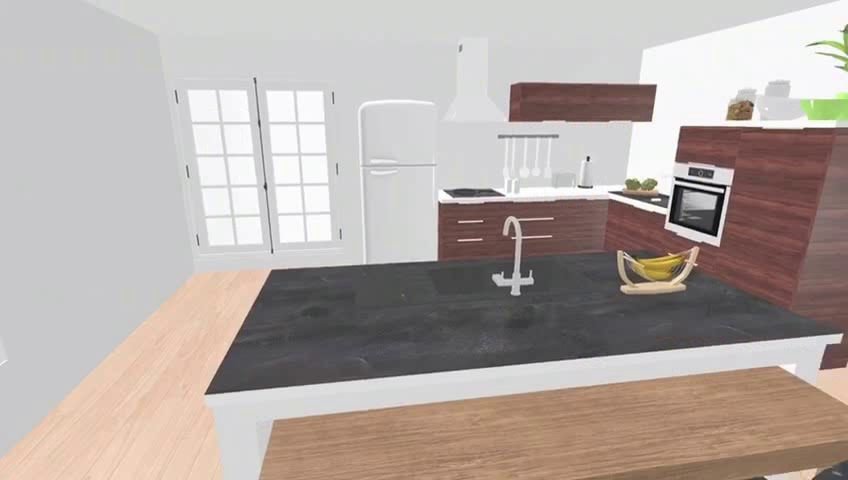
#> input picture frame 9 of landmarks_videos/landmarks_0.avi, 848 x 480 px, given in place of final_test_video.mp4, which was not available
$ jupyter execute --allow-errors Practica2.ipynb   (text cells are left out)
#> lines starting #> are read from the running program, lines starting #| are printed output that depends on the picture; pictures that were not available may be replaced by others from this repository, and a replacement may not be noted
#> further down, frame is the input picture: shape (480, 848, 3); mean B, G, R 164.7, 169.2, 179.9
[cell 1]
import cv2
import numpy as np
import glob
import os
import matplotlib.pyplot as plt
import pickle
import pathlib
import random


directory = "D:\\Robots\\git\\PracticaRobots2\\" # cambiar aqui
# directory = '/home/angel/Escritorio/Máster/Robots/Practica2/PracticaRobots2/'

#> (a cell that did not finish here is left out)

[cell 3]
cap = cv2.VideoCapture(directory + 'landmarks_videos/all_landmarks_one_direction.mp4') # cambiar aqui

image_count = [45,43,64,62,48,71,64,63,65]

while(True):

    ret, frame = cap.read()

    if ret:


        cv2.imshow('habitacion_roja',frame)

        k = cv2.waitKey(10) # a mayor numero mas lento va
#> (key q is pressed here)
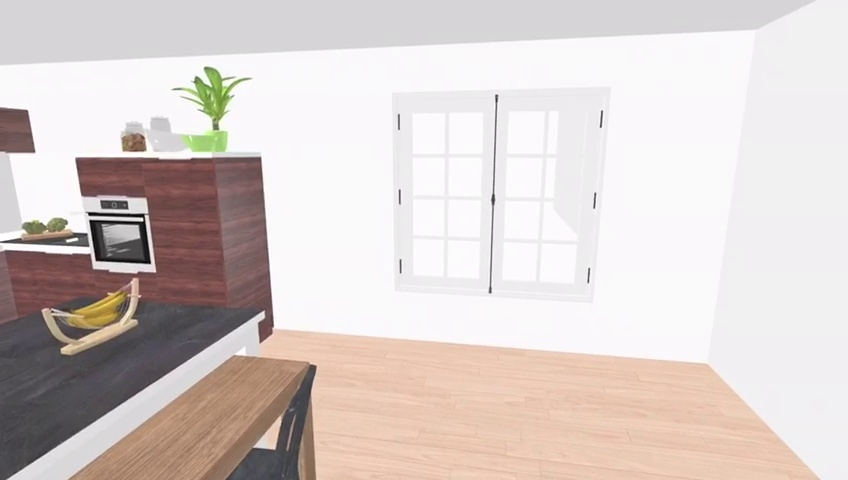
#> input picture landmarks_img/0/landmark_0_frame_1.jpg, 848 x 480 px
#> further down, image_org is the input picture: PIL image 848x480 RGB; mean R, G, B 216.2, 206.2, 202.8
#> `pix_mean1 = ImageStat.Stat(image_org).mean`: pix_mean1 = [216.2, 206.2, 202.8]
        if k & 0xFF == ord('q'):
            break

        if k >= 48 and k <= 57:
            cv2.imwrite(directory + "landmarks_img/" + str(int(k) - 48) + "/landmark_" + str(int(k) - 48) + "_frame_" + str(image_count[int(k) - 48]) +".jpg", frame) # cambiar aqui
            image_count[int(k) - 48] += 1


#         if k==32:    # tecla espacio

#             # ojito que esto sobreescribe si hay una imagen ya...
#             cv2.imwrite(directory + "pruebas/prueba_estatico/landmark_0_" + str(image_count) + ".jpg", frame) # cambiar aqui
#             image_count+=1
    else:
        break


cap.release()
cv2.destroyAllWindows()

#> (a cell that did not finish here is left out)

[cell 5]
avg_landmark = [np.zeros((256,1), dtype=np.double)] * 9
count_img = [0] * 9

#> (the rest of this cell did not finish here and is left out)

[cell 6]
from PIL import Image, ImageStat

#> (the rest of this cell did not finish here and is left out)

[cell 7]
filenames = [img for img in glob.glob(directory + "landmarks_img/"+ str(0) + "/*.jpg")]
filenames.sort()

random.shuffle(filenames)

[cell 8]
import shutil
import os
# print(os.path.basename(your_path))

validation_percentaje = 0.20
destination = directory + "landmarks_img/validation/"

for i in range(9):
    validation_items = int(validation_percentaje * len(filenames))
    filenames = [img for img in glob.glob(directory + "landmarks_img/"+ str(i) + "/*.jpg")]
    random.shuffle(filenames)

    validation_images = filenames[:validation_items]

    for img in validation_images:
        shutil.move(img, destination + os.path.basename(img))

[cell 9]
# [29 lines left out: function load_images, not called in this run]

[cell 10]
estas_seguro = False

if estas_seguro: # por si acaso lo ejecutamos sin querer
    for l in range(1,10):
        f = 0
        for path in pathlib.Path(directory + 'landmarks_img/'+ str(l)).iterdir():
            if path.is_file():

                old_name = path.stem

                old_extension = path.suffix

                new_name = 'landmark_' + str(l-1) + '_frame_' + str(f) + old_extension

                path.rename(pathlib.Path(directory + 'landmarks_img/'+ str(l), new_name))
                f+=1

[cell 11]
# codigo para cargar el archivo
def load_pickle(filename):
    return pickle.load(open(filename, 'rb'))

[cell 12]
# blanco y negro
all_hist = []

output_dimension = (848, 480)

hist_dict = {}

for i in range(9):

    filenames = [img for img in glob.glob(directory + "landmarks_img/"+ str(i) + "/*.jpg")]
    filenames.sort()

    images    = [cv2.imread(img, cv2.IMREAD_GRAYSCALE) for img in filenames]
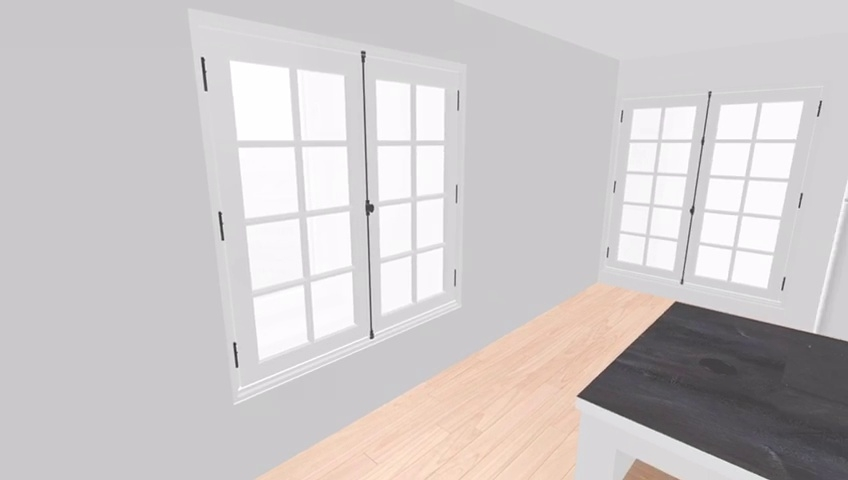
#> input picture landmarks_img/0/landmark_0_frame_10.jpg, 848 x 480 px
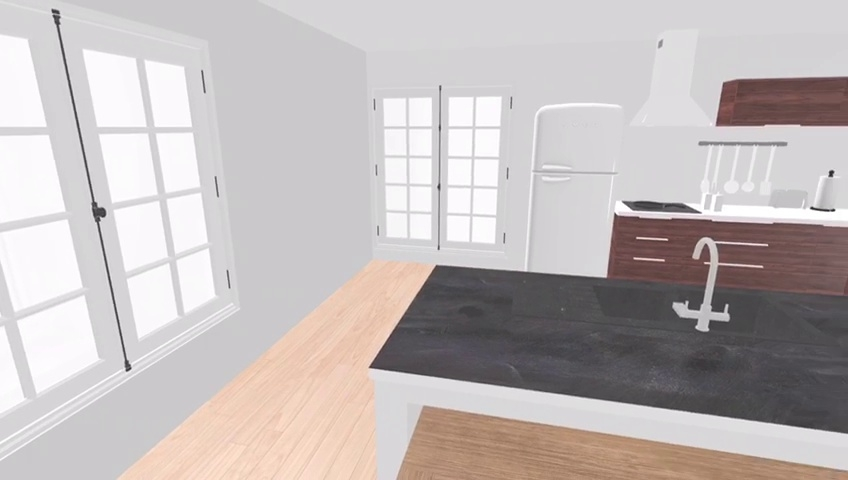
#> input picture landmarks_img/0/landmark_0_frame_14.jpg, 848 x 480 px
#> images = 3 items
    img_names = [os.path.basename(img)                 for img in filenames]

    for i, img in enumerate(images):
        res_img = cv2.resize(img, output_dimension, interpolation=cv2.INTER_CUBIC)

        hist = cv2.calcHist([img],[0],None,[256],[0,256])
        hist_norm = hist / (output_dimension[0] * output_dimension[1])

        name = img_names[i]
        hist_dict[name] = hist_norm
#> this loop made 3 passes
#> name on passes 1 to 3: 'landmark_0_frame_1.jpg', 'landmark_0_frame_10.jpg', 'landmark_0_frame_14.jpg'
#> pass 1, `res_img = cv2.resize(img, output_dimension, interpolation=cv2.INTER_CU..`:
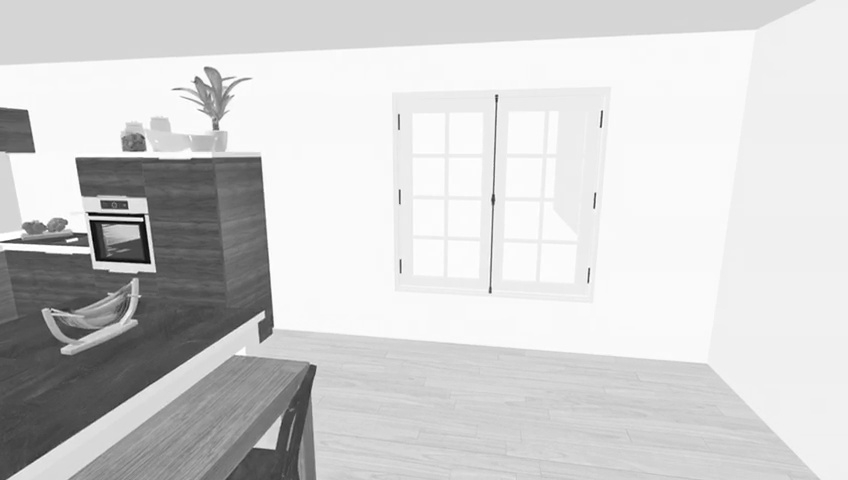
#> res_img: shape (480, 848); min 0, max 255, mean 208.8
#> pass 2, `res_img = cv2.resize(img, output_dimension, interpolation=cv2.INTER_CU..`:
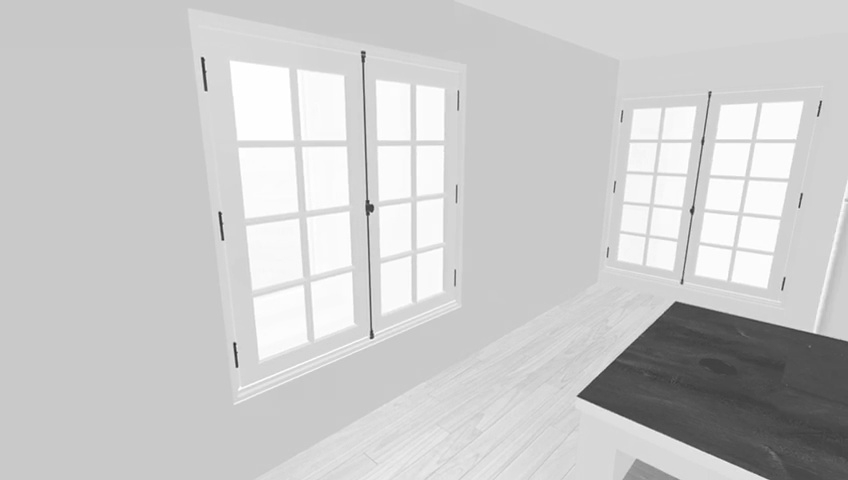
#> res_img: shape (480, 848); min 34, max 255, mean 202
#> pass 3, `res_img = cv2.resize(img, output_dimension, interpolation=cv2.INTER_CU..`:
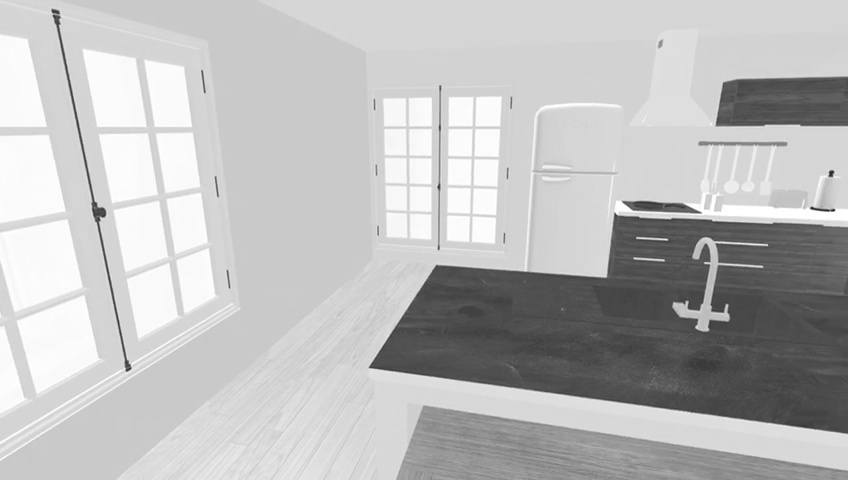
#> res_img: shape (480, 848); min 36, max 255, mean 188
#> after the loop, hist_dict = 3 items

    print(len(hist_dict))
#| 3
#> the loop `for i, img in enumerate(images):` made 3 passes
#> further down, res_img is the input picture: shape (480, 848, 3); mean B, G, R 185.3, 185.8, 193.1
#| 3

# guarda el objeto:
pickle.dump(hist_dict, open('landmarks_histograms/histogram_landmarks_.sav', 'wb'))
# por algun motivo no genera los .sav

[cell 13]
# color
all_hist = []

output_dimension = (848, 480)

hist_dict = {}

#> (the rest of this cell did not finish here and is left out)

#> (a cell that did not finish here is left out)

[cell 15]
# knn blanco y negro
# [17 lines left out: function knn, not called in this run]

[cell 16]
# KNN color
import statistics as stats

# [24 lines left out: function knn, not called in this run]

[cell 17]
# blanco y negro
import statistics as stats

# img = cv2.imread('/home/angel/Escritorio/Máster/Robots/Practica2/PracticaRobots2/landmarks_img/3/landmark_3_frame_25.jpg', cv2.IMREAD_GRAYSCALE)

filenames = [img for img in glob.glob(directory + "landmarks_img/validation/*.jpg")]
filenames.sort()

all_img      = [0,0,0,0,0,0,0,0,0]
aciertos_img = [0,0,0,0,0,0,0,0,0]

for f in filenames:
    img = cv2.imread(f, cv2.IMREAD_GRAYSCALE)
    name = os.path.basename(f)
    landmark = knn(img, hist_dict)

    all_img[int(name[9])] +=1
    if int(name[9]) == int(landmark):
        aciertos_img[int(name[9])] += 1
    else:
        print(name)

    print(name[9], landmark)

print(all_img)
print(aciertos_img)

porcentaje = []

#> (the rest of this cell did not finish here and is left out)

[cell 18]
# color
import statistics as stats

# img = cv2.imread('/home/angel/Escritorio/Máster/Robots/Practica2/PracticaRobots2/landmarks_img/3/landmark_3_frame_25.jpg', cv2.IMREAD_GRAYSCALE)

filenames = [img for img in glob.glob(directory + "landmarks_img/validation/*.jpg")]
filenames.sort()

all_img      = [0,0,0,0,0,0,0,0,0]
aciertos_img = [0,0,0,0,0,0,0,0,0]

for f in filenames:
    img = cv2.imread(f)
    name = os.path.basename(f)
    landmark = knn(img, hist_dict)

    all_img[int(name[9])] +=1
    if int(name[9]) == int(landmark):
        aciertos_img[int(name[9])] += 1
    else:
        print(name)

    print(name[9], landmark)

print(all_img)
print(aciertos_img)

porcentaje = []

#> (the rest of this cell did not finish here and is left out)

[cell 19]
# colorrrrrrrrrr
cap = cv2.VideoCapture(directory + 'final_test_video.mp4') # cambiar aqui
frame_count = 0


result = cv2.VideoWriter('demo.avi',
                         cv2.VideoWriter_fourcc(*'MJPG'),
                         10, output_dimension)


while(True):

    ret, frame = cap.read()

    if ret:

        k = cv2.waitKey(1) # a mayor numero mas lento va
#> (key q is pressed here)
        if k & 0xFF == ord('q'):
            break

        ri = cv2.resize(frame, output_dimension)

        landmark = knn(ri, hist_dict)

        cv2.putText(ri,
                'predict landmark = ' + str(landmark),
                (25, 40),
                cv2.FONT_HERSHEY_SIMPLEX ,0.7,
                (0, 255, 255),
                2,
                cv2.LINE_4)

        cv2.putText(ri,
                'real landmark = ' + str(frames[frame_count]),
                (25, 80),
                cv2.FONT_HERSHEY_SIMPLEX , 0.7,
                (0, 255, 255),
                2,
                cv2.LINE_4)

        result.write(ri)
        cv2.imshow('prueba dinamica colorrrrrrrrrr',ri)
        frame_count +=1
    else:
        break

result.release()

cap.release()
cv2.destroyAllWindows()

[cell 20]
# byn
cap = cv2.VideoCapture(directory + 'final_test_video.mp4') # cambiar aqui

while(True):

    ret, frame = cap.read()

    if ret:
        gray = cv2.cvtColor(frame, cv2.COLOR_BGR2GRAY)
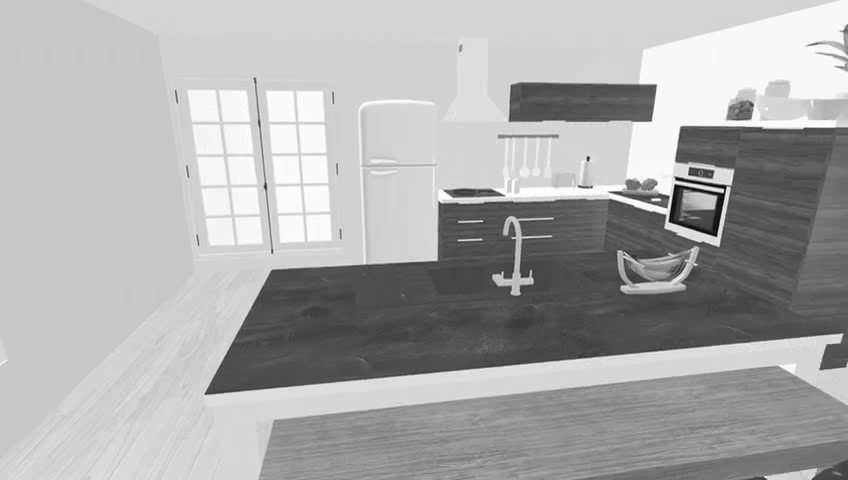
#> gray: shape (480, 848); min 0, max 255, mean 172


        k = cv2.waitKey(1) # a mayor numero mas lento va
#> (key q is pressed here)
        if k & 0xFF == ord('q'):
            break

        ri = cv2.resize(frame, output_dimension)

        landmark = knn(ri, hist_dict)

        cv2.putText(gray,
                'landmark = ' + str(landmark),
                (50, 50),
                cv2.FONT_HERSHEY_SIMPLEX , 1,
                (0, 255, 255),
                2,
                cv2.LINE_4)
        cv2.imshow('prueba dinamica',gray)
    else:
        break


cap.release()
cv2.destroyAllWindows()

$ run again, starting later in the video
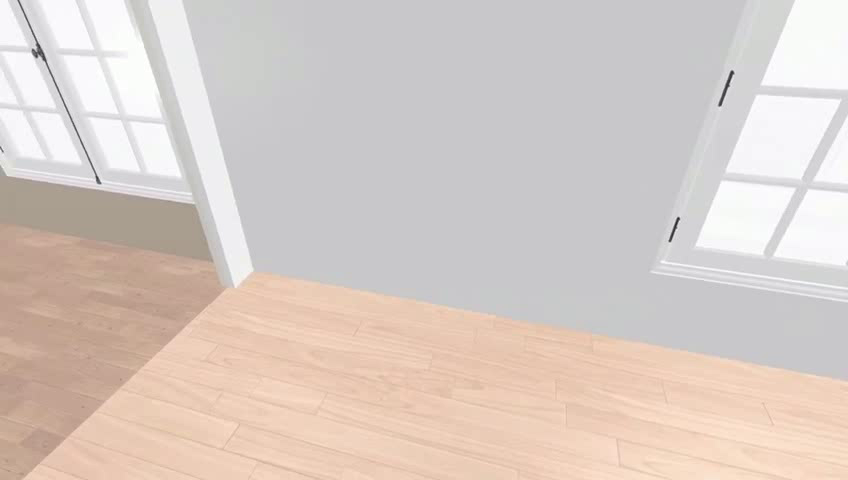
#> input picture frame 44 of landmarks_videos/landmarks_0.avi, 848 x 480 px, given in place of final_test_video.mp4, which was not available
#> frame is the input picture: shape (480, 848, 3); mean B, G, R 197.6, 204.2, 216.4
#> pix_mean1 = [216.2, 206.2, 202.8]
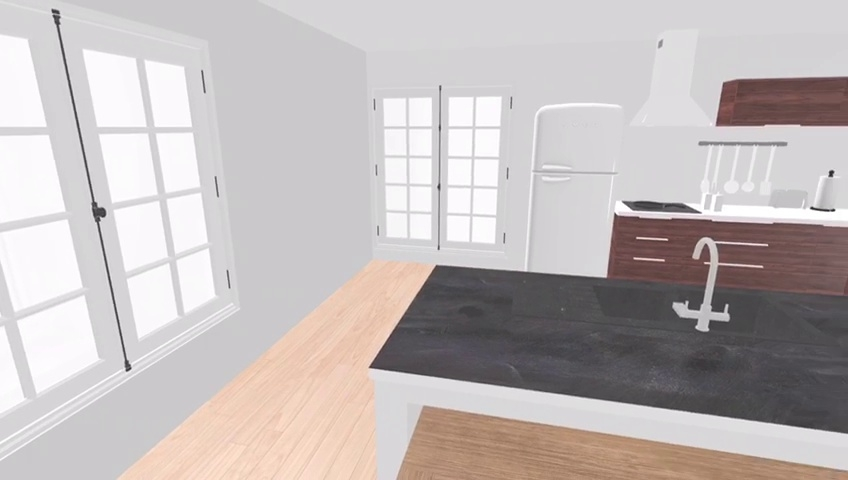
#> input picture landmarks_img/0/landmark_0_frame_14.jpg, 848 x 480 px
#> images = 3 items
#> the loop `for i, img in enumerate(images):` made 3 passes
#> name on passes 1 to 3: 'landmark_0_frame_1.jpg', 'landmark_0_frame_10.jpg', 'landmark_0_frame_14.jpg'
#| 3
#> res_img is the input picture: shape (480, 848, 3); mean B, G, R 185.3, 185.8, 193.1
#| 3
#> `filenames = [img for img in glob.glob(directory + "landmarks_img/valid..`: filenames = []
#> `gray = cv2.cvtColor(frame, cv2.COLOR_BGR2GRAY)`:
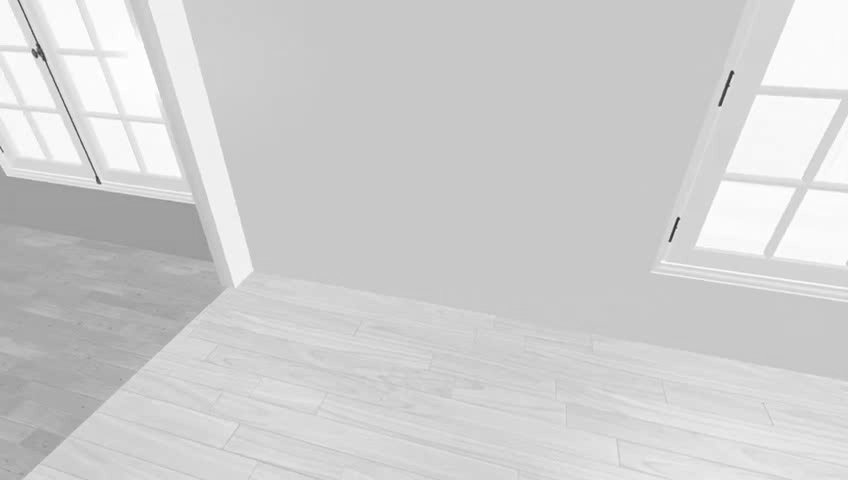
#> gray: shape (480, 848); min 39, max 255, mean 207.3

$ run again, starting later in the video
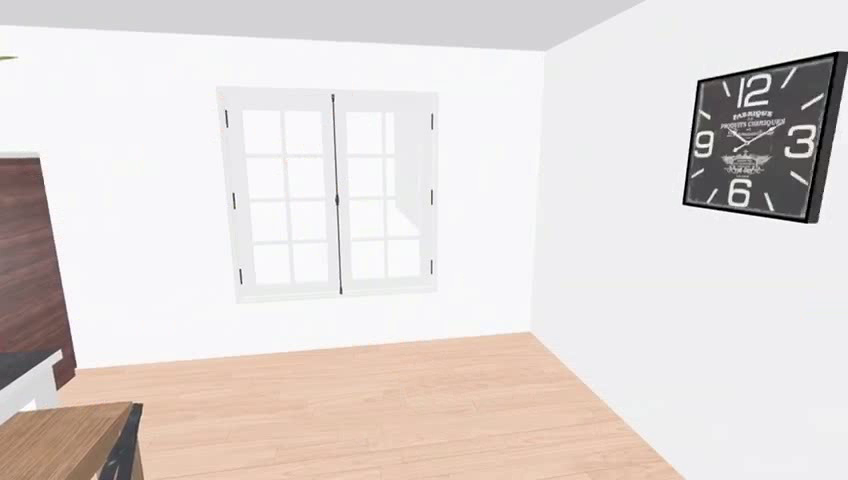
#> input picture frame 78 of landmarks_videos/landmarks_0.avi, 848 x 480 px, given in place of final_test_video.mp4, which was not available
#> frame is the input picture: shape (480, 848, 3); mean B, G, R 215.4, 217.6, 225
#> pix_mean1 = [216.2, 206.2, 202.8]
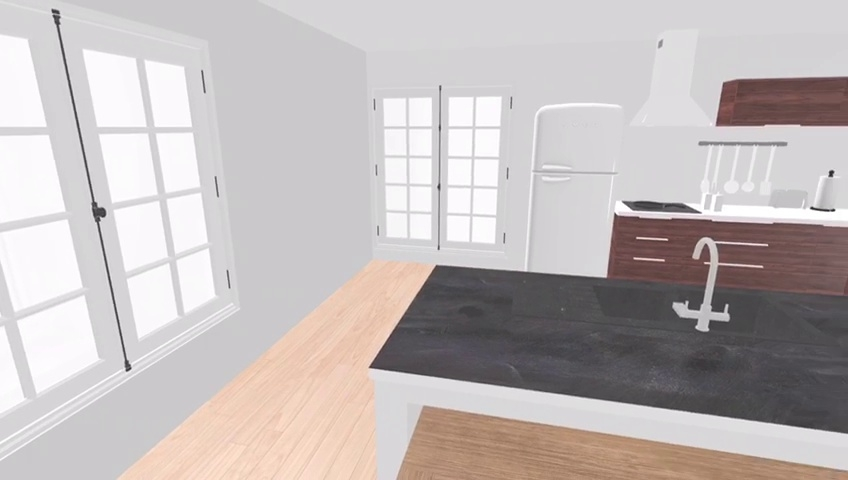
#> input picture landmarks_img/0/landmark_0_frame_14.jpg, 848 x 480 px
#> images = 3 items
#> the loop `for i, img in enumerate(images):` made 3 passes
#> name on passes 1 to 3: 'landmark_0_frame_1.jpg', 'landmark_0_frame_10.jpg', 'landmark_0_frame_14.jpg'
#| 3
#> res_img is the input picture: shape (480, 848, 3); mean B, G, R 185.3, 185.8, 193.1
#| 3
#> `filenames = [img for img in glob.glob(directory + "landmarks_img/valid..`: filenames = []
#> `gray = cv2.cvtColor(frame, cv2.COLOR_BGR2GRAY)`:
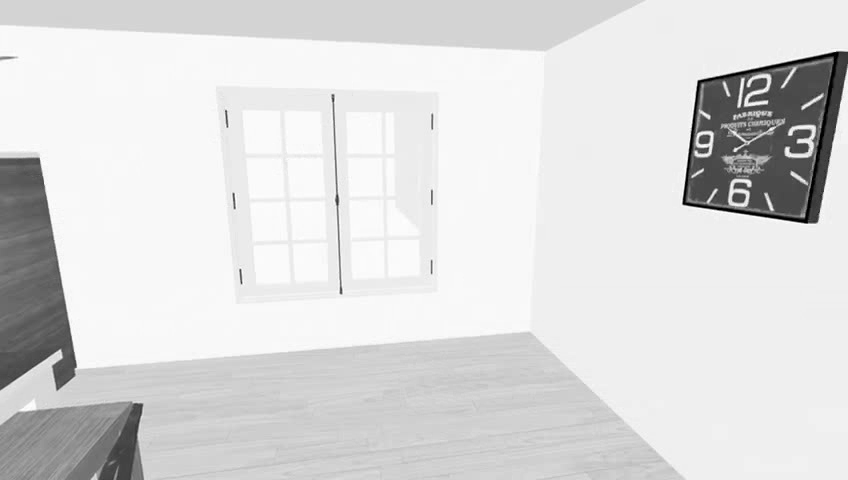
#> gray: shape (480, 848); min 0, max 255, mean 219.8
